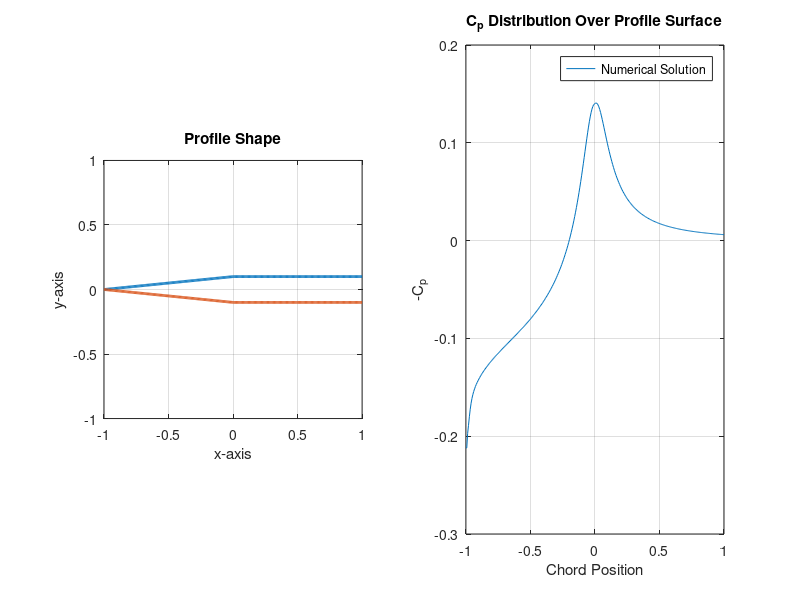

The MATLAB source for this figure:
%%%%%%%%%%%%%%%%%%%%%%%%%%%%%%%%%%%%%%%%%%%%%%%%%%%%%%%%%%%%%%%%%%%%%%%%%%%%%%%%%%%%%%%%%%%%%%%%%%%%
% EAE 126 Computational Aerodynamics (Spring 2011)
% Project 3 - Problem 2A_3 - 3D ELLIPSOID/BICONVEX
% Daniel Wiese

close all;
clear all;
clc;

%%%%%%%%%%%%%%%%%%%%%%%%%%%%%%%%%%%%%%%%%%%%%%%%%%%%%%%%%%%%%%%%%%%%%%%%%%%%%%%%%%%%%%%%%%%%%%%%%%%%

uinf = 1;
a = 1;
tau = 0.1;
b = tau*a;

xmin = -a;
xmax = a;
nx = 300;
dx = (xmax-xmin)/(nx-1);
x = linspace(xmin,xmax,nx);

tmin = xmin+dx/2;
tmax = xmax-dx/2;
nt = nx-1;
t = linspace(tmin,tmax,nt);

%%%%%%%%%%%%%%%%%%%%%%%%%%%%%%%%%%%%%%%%%%%%%%%%%%%%%%%%%%%%%%%%%%%%%%%%%%%%%%%%%%%%%%%%%%%%%%%%%%%%

for i = 1:150
    y(i) = 0.1+0.1*x(i)/xmax;
end

for i = 151:nx
    y(i) = 0.1;
end

for j = 1:nt
    dSdt(j) = ((pi*y(j+1)^2)-(pi*y(j)^2))/dx;
end

for i = 1:nx
    for j = 1:nt
        ut(j) = (a/(2*pi))*uinf*dSdt(j)*(x(i)-t(j))/((x(i)-t(j))^2+y(i)^2)^(3/2);
    end
    utsum = 0;
    for k = 1:nt-1
        temp(k) = 0.5*(ut(k)+ut(k+1))*dx;
        utsum = utsum+temp(k);
    end
    ut_num(i) = utsum;
end

for i = 1:nx
    cpx(i) = 2*ut_num(i)/uinf;
end

cpx(1) = cpx(2);
cpx(nx) = cpx(nx-1);

%%%%%%%%%%%%%%%%%%%%%%%%%%%%%%%%%%%%%%%%%%%%%%%%%%%%%%%%%%%%%%%%%%%%%%%%%%%%%%%%%%%%%%%%%%%%%%%%%%%%

figure(1)
subplot(1,2,1)
plot(x,y,'linewidth',2)
hold on
plot(x,-y,'linewidth',2)
daspect([1 1 1])
axis([-a, a, -a, a])
title('Profile Shape')
grid on
xlabel('x-axis')
ylabel('y-axis')
hold off

subplot(1,2,2)
plot(x,cpx)
title('C_p Distribution Over Profile Surface')
xlabel('Chord Position')
ylabel('-C_p')
legend('Numerical Solution','Analytical Solution')
grid on
